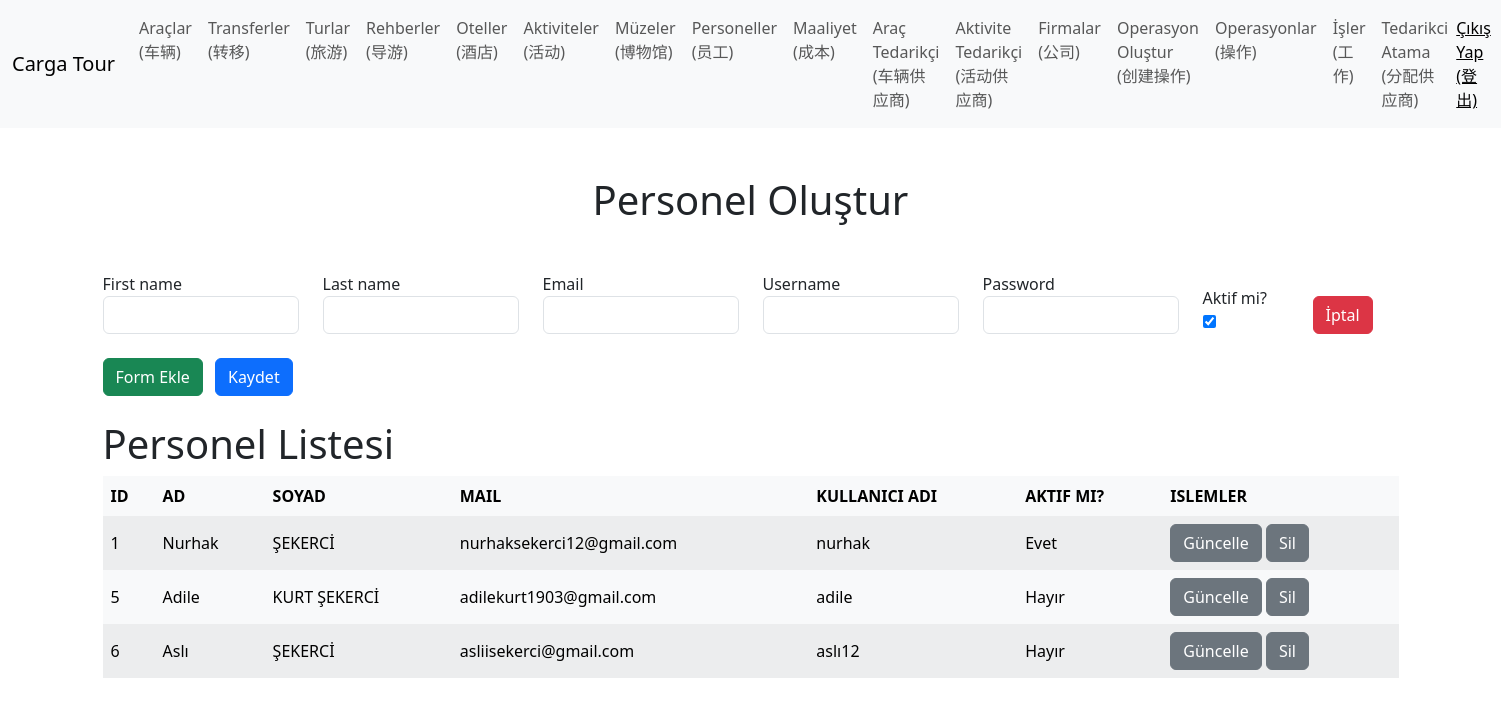
/personel/ (signed in), run on the app's committed database.
### TourManager/models.py (models this page shows, shortened)
class Personel(models.Model):
    user = models.ForeignKey(User, verbose_name="User", on_delete=models.CASCADE)
    company=models.ForeignKey(Sirket, verbose_name="Sirket", on_delete=models.CASCADE)
    is_active = models.BooleanField(verbose_name="Aktif mi?", default=True)

### TourManager/views.py (the view)
# urls.py: path('personel/', personel, name='personel'),
def personel(request):
    requestPersonel = Personel.objects.get(user = request.user)
    sirket = requestPersonel.company
    context={
        'title' : 'Personel',
        'createtitle' : 'Personel Oluştur',
        'listTitle' : 'Personel Listesi',
        'createUrl' : 'create_personel',
        'deleteUrl' : 'delete_personel',
        'form' : PersonelForm(),
        'personels' : Personel.objects.filter(company = sirket)
    }
    return render(request, 'tour/personel.html', context)

### TourManager/forms.py (shortened to what this page needs)
class PersonelForm(forms.ModelForm):
    first_name = forms.CharField(max_length=30, widget=forms.TextInput(attrs={'class': 'form-control'}))
    last_name = forms.CharField(max_length=30, widget=forms.TextInput(attrs={'class': 'form-control'}))
    email = forms.EmailField(widget=forms.EmailInput(attrs={'class': 'form-control'}))
    username = forms.CharField(widget=forms.TextInput(attrs={'class': 'form-control'}))
    password = forms.CharField(widget=forms.PasswordInput(attrs={'class': 'form-control'}), required=False)
    class Meta:
        model = Personel
        fields = ['is_active']
    def __init__(self, *args, **kwargs):
        instance = kwargs.get('instance')
        super(PersonelForm, self).__init__(*args, **kwargs)

### TourManager/templates/tour/personel.html
{% extends "tour/base.html" %}
{% block content %}
<h1 class="text-center my-5">{{ createtitle }}</h1>
<div id="forms">
    {% include 'tour/partials/personel-form.html' %}
</div>
<button class="btn btn-success my-4 me-2" hx-get="{% url createUrl %}" hx-target="#forms" hx-swap="beforeend">Form Ekle</button>
<button type="button" class="btn btn-primary my-4"  id="submit-all">Kaydet</button>
<h1> {{ listTitle }}</h1>
<div style="overflow-x: auto;">
<table class="table table-striped table-hover table-borderless table-light align-middle">
    <thead>
        <tr>
            <th>ID</th>
            <th>AD</th>
            <th>SOYAD</th>
            <th>MAIL</th>
            <th>KULLANICI ADI</th>
            <th>AKTIF MI?</th>
            <th>ISLEMLER</th>
        </tr>
    </thead>
    <tbody id="personel-list">
        {% for personel in personels %}
            {% include "tour/partials/personel-list.html" %}
        {% endfor %}
    </tbody>
</table>
</div>
{% endblock content %}

### TourManager/templates/tour/partials/personel-list.html
<tr id="personel-{{ personel.id }}"  hx-swap="outerHTML swap:.5s" target="this">
    <td>{{ personel.id }}</td>
    <td>{{ personel.user.first_name }}</td>
    <td>{{ personel.user.last_name }}</td>
    <td>{{ personel.user.email }}</td>
    <td>{{ personel.user.username }}</td>
    {% if personel.is_active == True %}
        <td>Evet</td>
    {% else %}
        <td>Hayır</td>
    {% endif %}
    <td>
        <button class="btn btn-secondary" hx-get="{% url 'edit_personel' personel.id %}" hx-target="#personel-{{ personel.id }}" hx-swap="outerHTML swap:.5s">
            Güncelle
        </button>
        <button class="btn btn-secondary" hx-delete="{% url 'delete_personel' personel.id %}" hx-confirm="Silmek istediğine emin misin?" hx-target="#personel-{{ personel.id }}">Sil</button>
    </td>
</tr>

### data on the page
Personel: id "1", user.first_name "Nurhak", user.last_name "ŞEKERCİ", user.email "nurhaksekerci12@gmail.com", user.username "nurhak", is_active "Evet"
Personel: id "5", user.first_name "Adile", user.last_name "KURT ŞEKERCİ", user.email "adilekurt1903@gmail.com", user.username "adile", is_active "Hayır"
Personel: id "6", user.first_name "Aslı", user.last_name "ŞEKERCİ", user.email "asliisekerci@gmail.com", user.username "aslı12", is_active "Hayır"

### other printed values
{{ createtitle }} "Personel Oluştur"
{{ listTitle }} "Personel Listesi"
